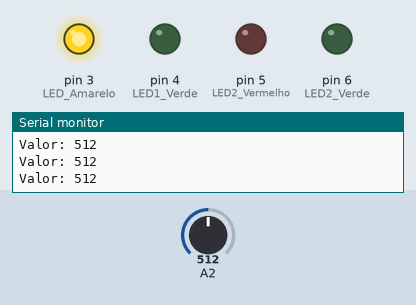
This sketch was run on a simulated Arduino Uno, built with avr-gcc and run on an emulated ATmega328P. Parts: output pins drawn as LEDs (lit = HIGH), the last lines printed to the serial monitor. Dashed ring = blinking. The inputs (shaded band) are chosen by the test bench; at power-on: A2 = 512.

Above: at 1.2 s.
1.3 s: A2 set to 586
2.8 s: A2 set to 612
At 3.8 s:
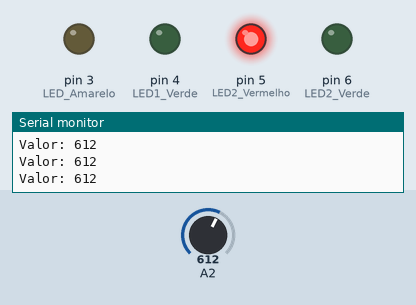
4.3 s: A2 set to 892
5.8 s: A2 set to 908
At 6.2 s:
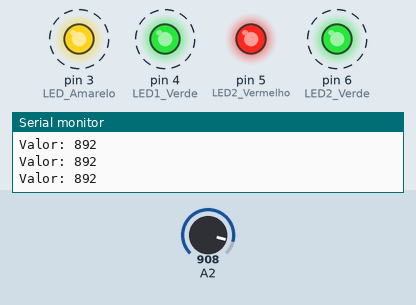
At 7.6 s:
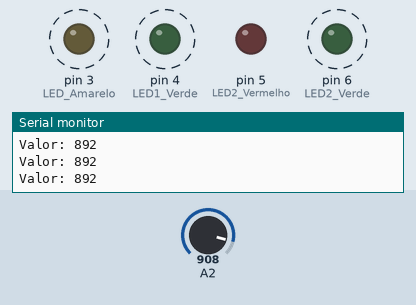
Timing chart, 0 to 9.8 s (numbered marks = the images above; inputs shaded):
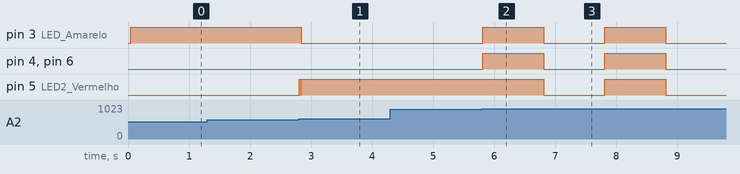

Measured:
- the behaviour switches between 599 and 600 on A2 (found by bisection; images 0 and 1)
- the behaviour switches between 899 and 900 on A2 (found by bisection; images 1 and 2)
- after the input at 2.8 s, pin 3 (LED_Amarelo): HIGH → LOW at once; pin 5 (LED2_Vermelho): LOW → HIGH at once, → LOW 0.02 s later, → HIGH 0.01 s later
- after the input at 5.8 s, pin 3 (LED_Amarelo), pin 4 (LED1_Verde), pin 6 (LED2_Verde): alternates HIGH for 1.0 s and LOW for 1.0 s, starting at once; pin 5 (LED2_Vermelho): HIGH → LOW after 1.0 s, → HIGH 1.0 s later, → LOW 1.0 s later

The sketch:

sinal_analogico.ino
```cpp
/*
Sinal analógico: de 0.00 a 5.00V

Conversor Analógico Digital (Analog to digital Converter - ADC)
(módulo dentro do chip ATMEGA328P)
Converte o valor de tensão dos ponos de a0 a a5 em um valor decimal de 0 a 1023,
por meio da função analogRead()
*/

// Variável que armazenará o valor convertido pelo ADC*
int valor;

#define LED1_Vermelho 2
#define LED_Amarelo 3
#define LED1_Verde 4
#define LED2_Vermelho 5
#define LED2_Verde 6
#define BT1 8
#define BT2 9
#define BT3 10
const int leds[] = {
  2, 3, 4, 5, 6
};
const int botoes[] = {
  8, 9, 10
};
void setup() {
  // put your setup code here, to run once:
  Serial.begin(9600);  // Habilita a comunicação serial do Arduino
  // Baud Rate 9600 bits/s


  for (int i = 0; i < sizeof(leds) / sizeof(leds[0]); i++) {
    pinMode(leds[i], OUTPUT);
  }
  for (int i = 0; i < sizeof(botoes) / sizeof(botoes[0]); i++) {
    pinMode(i, INPUT_PULLUP);
  }

  Serial.println("Vinicius Saes minerais - rm 554456");
}

void loop() {
  // put your main code here, to run repeatedly:
  valor = analogRead(A2);
  //questao2();
  questao3();
}

void questao2() {
  //fase01
  digitalWrite(LED1_Verde, HIGH);
  digitalWrite(LED2_Vermelho, HIGH);
  delay(5000);
  //fase02
  digitalWrite(LED_Amarelo, HIGH);
  digitalWrite(LED1_Verde, LOW);
  delay(2000);
  //fase03
  digitalWrite(LED_Amarelo, LOW);
  digitalWrite(LED2_Vermelho, LOW);
  digitalWrite(LED1_Vermelho, HIGH);
  digitalWrite(LED2_Verde, HIGH);
  delay(5000);
  //fase04
  digitalWrite(LED2_Verde, LOW);
  digitalWrite(LED2_Vermelho, HIGH);
  delay(500);
  digitalWrite(LED2_Vermelho, LOW);
  delay(500);
  digitalWrite(LED2_Vermelho, HIGH);
  delay(500);
  digitalWrite(LED2_Vermelho, LOW);
  delay(500);
  digitalWrite(LED1_Vermelho, LOW);
}

void questao3() {
  desligaLeds();
  if (valor < 300) {
    digitalWrite(LED2_Verde, HIGH);
  } else if (valor >= 300 && valor < 600) {
    digitalWrite(LED_Amarelo, HIGH);
  } else if (valor >= 600 && valor < 900) {
    digitalWrite(LED2_Vermelho, HIGH);
  } else if (valor >= 900 && valor < 1000) {
    for (int i = 0; i < 3; i++) {
      pisca_q3();
    }
  } else if (valor >= 1000) {
    Serial.println("Alarme!");
    for (int i = 0; i < 3; i++) {
      digitalWrite(LED1_Vermelho, HIGH);
      digitalWrite(LED2_Vermelho, HIGH);
      delay(1000);
      digitalWrite(LED1_Vermelho, LOW);
      digitalWrite(LED2_Vermelho, LOW);
      delay(1000);
    }
    digitalWrite(LED1_Vermelho, HIGH);
    digitalWrite(LED2_Vermelho, HIGH);
  }
  Serial.print("Valor: ");
  Serial.println(valor);
}

void pisca_q3() {
  ligaLeds();
  delay(1000);
  desligaLeds();
  delay(1000);
}

void ligaLeds() {
  for (int i = 0; i < sizeof(leds) / sizeof(leds[0]); i++) {
    digitalWrite(leds[i], HIGH);
  }
}

void desligaLeds() {
  for (int i = 0; i < sizeof(leds) / sizeof(leds[0]); i++) {
    digitalWrite(leds[i], LOW);
  }
}
```
